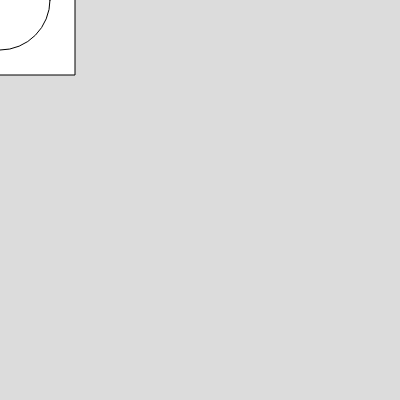
Frame 1 (no input)
Frame 60 (no input): identical to frame 1, image omitted
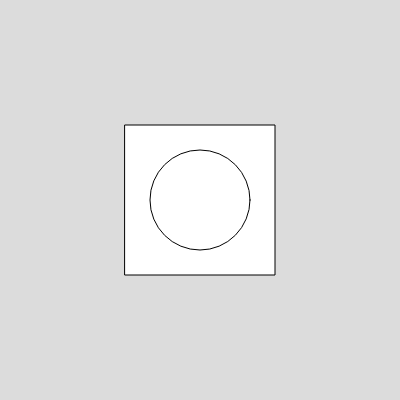
Frame 120 (the mouse pressed at the canvas centre since frame 60)

The p5.js sketch that drew these frames (run headless with seeded random() and noise() and a simulated clock; from frame 60 on, the mouse is pressed at the canvas centre):

// p5.js sketch
// ── sketch.js
function setup() {
  createCanvas(400, 400);
}

function draw() {
  background(220);

  // rectMode(CENTER) is useful
  // when drawing with a circle,
  // because the circle is also drawn
  // from its center.

  rectMode(CENTER);
  rect(mouseX, mouseY, 150, 150);
  circle(mouseX, mouseY, 100);
}
